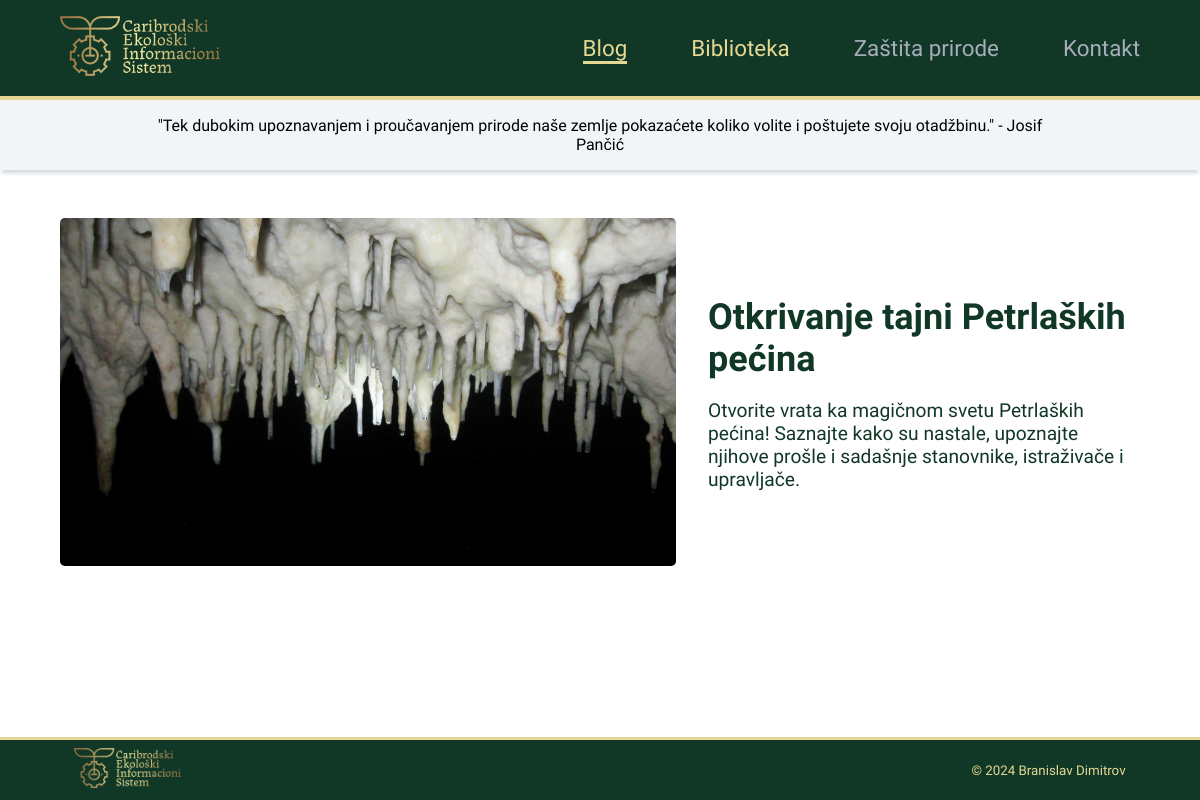
The page /blog/ on the database as committed earlier.
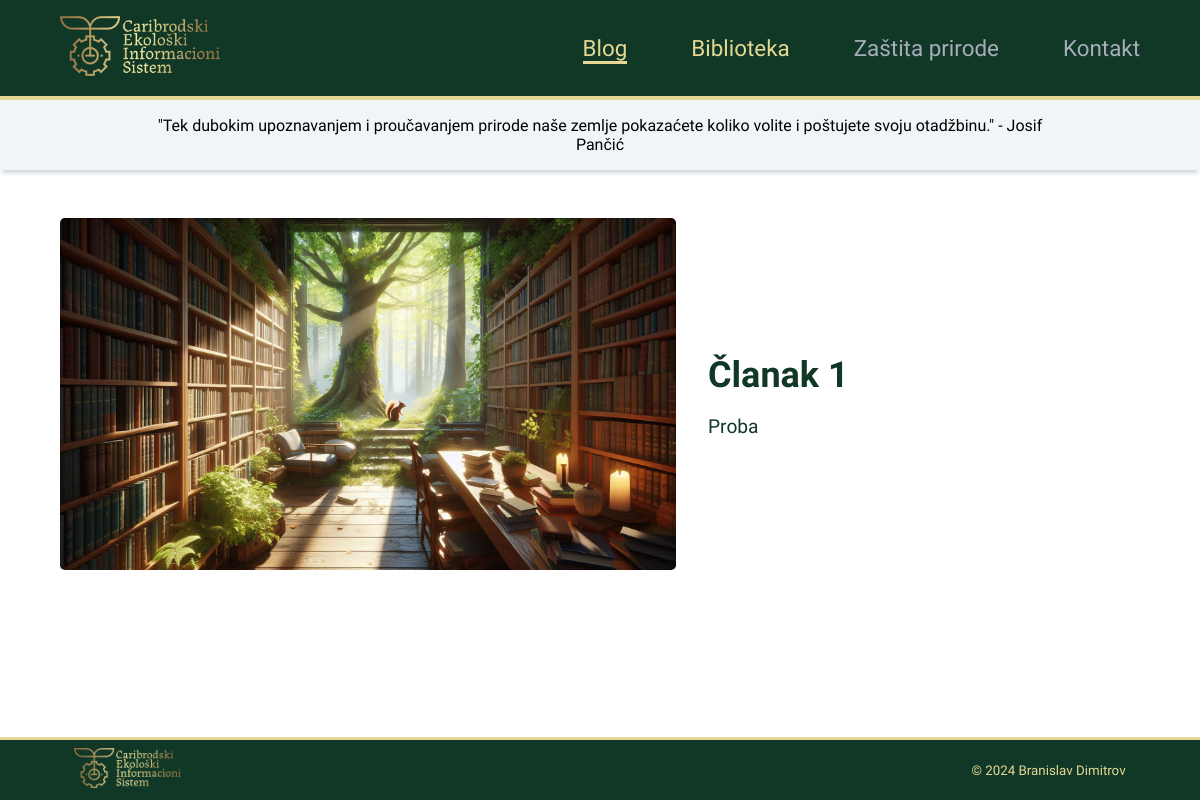
The same page on the database as committed later.
### blog/models.py (models this page shows, shortened)
class BlogPost(models.Model):
    title = models.CharField(max_length=255)
    author = models.ForeignKey(User, on_delete=models.CASCADE, related_name='blog_posts')
    cover_image = models.ImageField(upload_to="blog/cover_img/", null=True, blank=True)
    content = CKEditor5Field("Text", config_name="extends")
    snippet = models.TextField(default='')
    created_on = models.DateTimeField(auto_now_add=True)
    last_modified = models.DateTimeField(auto_now=True)
    views = models.PositiveIntegerField(default=0, validators=[MinValueValidator(0)])
    likes = models.PositiveIntegerField(default=0, validators=[MinValueValidator(0)])
    url_identifier = models.SlugField(max_length=255, unique=True, blank=True)

### blog/views.py (the view)
# urls.py: path("", views.BlogPostListView.as_view(), name="blog-post-list"),
class BlogPostListView(ListView):
    model = BlogPost
    ordering = ['-created_on']
    template_name = "blog/blog_list.html"

### blog/templatetags/custom_filters.py (called while the page is built)
@register.filter(name='replace')
def replace(value, args):
    old_char, new_char = args.split(',')
    return value.replace(old_char, new_char)

### blog/templates/blog/blog_list.html (shortened to what this page needs)
{% extends "base.html" %}
{% load static %}
{% load custom_filters %}
{% block content %}
    <div class="blog-list-header">
        <blockquote>
            <p>
                "Tek dubokim upoznavanjem i proučavanjem prirode naše zemlje pokazaćete koliko volite i poštujete svoju
                otadžbinu." - Josif Pančić
            </p>
        </blockquote>
    </div>
    <main class="blog-list-main">
        {% if blogpost_list %}
            {% for blogpost in blogpost_list %}
            	<article class="blog-list-article">
                    {% if blogpost.cover_image %}
                        <a href="{% url 'blog:blog-post-detail' blogpost.url_identifier %}">
                            <img
                                    src="{{ blogpost.cover_image.url }}"
                                    alt="{{ blogpost.url_identifier|replace:'-, ' }}"
                            >
                        </a>
                    {% endif %}
                    <section>
                        <a href="{% url 'blog:blog-post-detail' blogpost.url_identifier %}">
                            <h2>{{ blogpost.title }}</h2>
                        </a>
                        <p>{{ blogpost.snippet }}</p>
                    </section>
                </article>
            {% endfor %}
        {% else %}
            <h2 class="no-blog-posts">Nema nijednog članka</h2>
        {% endif %}
    </main>
{% endblock %}

### templates/base.html (shortened to what this page needs)
<!doctype html>
{% load static %}
<html lang="sr-Latn">
    <head>
        <link rel="stylesheet" href="{% static 'styles/base.css' %}">
        <link rel="stylesheet" href="{% static 'blog/styles/blog_detail.css' %}">
        <link rel="stylesheet" href="{% static 'blog/styles/blog_list.css' %}">
    </head>
    <body>
        <div class="container">
            <header class="header">
                <nav class="navbar">
                    <a href="{% url 'blog:blog-post-list' %}" class="nav-logo">
                        <img src="{% static 'images/ceis_logo_2.png' %}" alt="CEIS logo" height="60">
                    </a>
                    <ul class="nav-menu">
                        <li class="nav-item">
                            {% url 'blog:blog-post-list' as blog_url %}
                            <a
                                    href="{% url 'blog:blog-post-list' %}"
                                    class="nav-link nav-link-active
                                        {% if blog_url in request.path %}
                                            nav-link-selected
                                        {% endif %}">
                                Blog
                            </a>
                        </li>
                        <li class="nav-item">
                            {% url 'booklibrary:book-library' as library_url %}
                            <a
                                href="{% url 'booklibrary:book-library' %}"
                                class="nav-link nav-link-active
                                    ">
                                Biblioteka
                            </a>
                        </li>
                        <li class="nav-item">
                            <span class="nav-link nav-link-inactive">Zaštita prirode</span>
                        </li>
                        <li class="nav-item">
                            <span class="nav-link nav-link-inactive">Kontakt</span>
                        </li>
                    </ul>
                </nav>
            </header>
            <div>
                {% block content %}
                {% endblock %}
            </div>
            <footer>
                <div class="footer-content">
                    <span>
                        <img src="{% static 'images/ceis_logo_2.png' %}" alt="CEIS logo" height="40">
                    </span>
                    <small>&copy; 2024 Branislav Dimitrov</small>
                </div>
            </footer>
        </div>
    </body>
</html>

### static/styles/base.css (style rules this page uses)
.container { display: flex; flex-direction: column; min-height: 100vh; }
.header { background-color: #113826; border-bottom: 4px solid #E5D894; position: relative; }
.navbar { display: flex; justify-content: space-between; align-items: center; padding: 1em; margin-inline: auto; max-width: 1200px; width: 80%; }
.nav-menu { display: flex; justify-content: space-between; align-items: center; }
.nav-item { margin-left: 4em; list-style-type: none; }
.nav-link { font-family: 'Labrada'; font-size: 1.4rem; font-weight: 400; color: #E5D894; text-decoration: none; transition: color 0.2s ease-in-out, border-bottom-color 0.2s ease-in-out; }
.nav-link-inactive { color: #A7ADBA; cursor: none; }
.nav-link-selected { border-bottom: 3px solid #E5D894; }
@media only screen and (max-width: 1200px) { .navbar { width: 90%; } }
footer { padding-inline: 1em; padding-top: 0.5em; padding-bottom: 0.5em; color: #E5D894; background-color: #113826; border-top: 3px solid #E5D894; margin-top: auto; }
.footer-content { max-width: 1200px; width: 80%; margin-inline:auto; display: flex; align-items: center; justify-content: space-between; font-family: 'Labrada'; }
@media only screen and (max-width: 1200px) { .footer-content { width: 90%; } }

### blog/static/blog/styles/blog_detail.css (style rules this page uses)
* { margin: 0; padding: 0; }
html { scroll-behavior: smooth; }

### blog/static/blog/styles/blog_list.css (style rules this page uses)
.blog-list-header { box-shadow: 0 5px 4px -2px rgba(24,39,75,.12),0 5px 4px -2px rgba(24,39,75,.08); }
.blog-list-header blockquote { background-color: #F2F5F7; padding: 1em; font-family: 'Arima'; }
.blog-list-header blockquote p { max-width: 1200px; padding-inline: 10%; text-align: center; margin-inline: auto; }
.blog-list-main { max-width: 1200px; width: 80%; margin-inline:auto; }
.blog-list-article { display: flex; align-items: center; justify-content: left; margin-top: 3em; margin-bottom: 3em; margin-inline: auto; width: 100%; height: auto; }
.blog-list-article a { width: 57%; padding: 0; margin: 0; }
.blog-list-article img { width: 100%; border-radius: 0.3em; padding: 0; margin: 0; transition: scale 0.3s ease-out, box-shadow 0.3s; }
.blog-list-article section { width: 40%; padding-left: 3%; }
.blog-list-article section a { font-family: 'Madimi One'; font-size: 1.5em; font-weight: bold; text-decoration: none; color: #113826; }
.blog-list-article section p { color: #113826; font-family: 'Arima'; font-size: 1.2em; margin-top: 1em; }
@media only screen and (max-width: 1200px) { .blog-list-main { width: 90%; } }

Rows that differ between the two databases and show on the page:
removed BlogPost: cover_image (picture), title "Otkrivanje tajni Petrlaških pećina", snippet "Otvorite vrata ka magičnom svetu Petrlaških pećina! Saznajte kako su nastale, upoznajte njihove prošle i sadašnje stanovnike, istraživače i upravljače."
added BlogPost: cover_image (picture), title "Članak 1", snippet "Proba"
